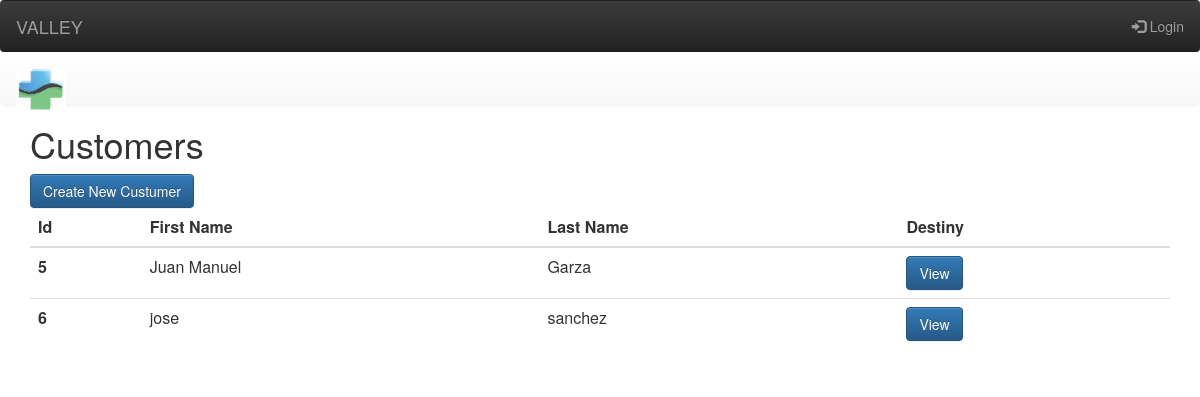
Screenshot of /customers/list/ with the database file from the repository.
### transporte/models.py (models this page shows, shortened)
class Customer(models.Model):
    first_name = models.CharField(max_length=50)
    last_name = models.CharField(max_length=50)
    room = models.CharField(max_length=100)
    destination = models.CharField(max_length=100)
    pick_up_adress = models.CharField(max_length=100)
    reciving_facility =  models.CharField(max_length=100)
    reason_for_transfer = models.CharField(max_length=100)
    passenger_information = models.CharField(max_length=100)
    pick_up_date = models.DateField(default=datetime.now, null=True)
    pick_up_time = models.TimeField(null=True )
    appointment_time = models.TimeField( null=True)
    trip = models.CharField(max_length=1, choices=OPTIONS_TRIP, null=True)
    name_and_contact_informtion = models.CharField(max_length=100, )
    proof_of_service = models.CharField(max_length=100, )
    medical_condition = models.ForeignKey(Medical_condition, on_delete=models.CASCADE)
    does_patient_requiere_special_equipment = models.CharField(max_length=100, )
    physical_condition = models.CharField(max_length=100, )

### transporte/views.py (the view)
# urls.py: url(r'^customers/list/', CustomerListView.as_view(), name='customerlistview'),
class CustomerListView(ListView):
    model = Customer

### transporte/templates/transporte/customer_list.html (shortened to what this page needs)
{%extends "base.html" %}{% block content %}
<nav class="navbar navbar-default">
  <div class="container-fluid">
    <div class="navbar-header">
      <a class="navbar-brand" href="#">
        <img alt="Brand" src="/media/logo03.jpeg" style="width:50px">
      </a>
    </div>
  </div>
</nav>
<div class="container">
<h1>Customers</h1>
<a href="/customer/add/" class="btn btn-primary">Create New Custumer</a>
<table class="table">
  <thead>
    <tr>
      <th scope="col">Id</th>
      <th scope="col">First Name</th>
      <th scope="col">Last Name</th>
      <th scope="col">Destiny</th>
    </tr>
  </thead>
  <tbody>
    {% for customer in object_list %}
        <tr>
      <th scope="row">{{customer.pk}}</th>
      <td>{{ customer.first_name }}</td>
      <td>{{ customer.last_name }}</td>
      <td><a href="/customers/view/{{ customer.id }}/" class="btn btn-primary">View</a></td>
    </tr>
{% empty %}
    <th scope="row">1</th>
    <td>No Cusromer yet.</td>
{% endfor %}
{% endblock  %}

### passenger/templates/base.html (style rules this page uses)
body { padding-top: 00px; }
.navbar { position: relative; min-height: 50px; margin-bottom: 0px; border: 1px solid transparent; }

### rows the page displays
Customer: pk "5", first_name "Juan Manuel", last_name "Garza"
Customer: pk "6", first_name "jose", last_name "sanchez"
